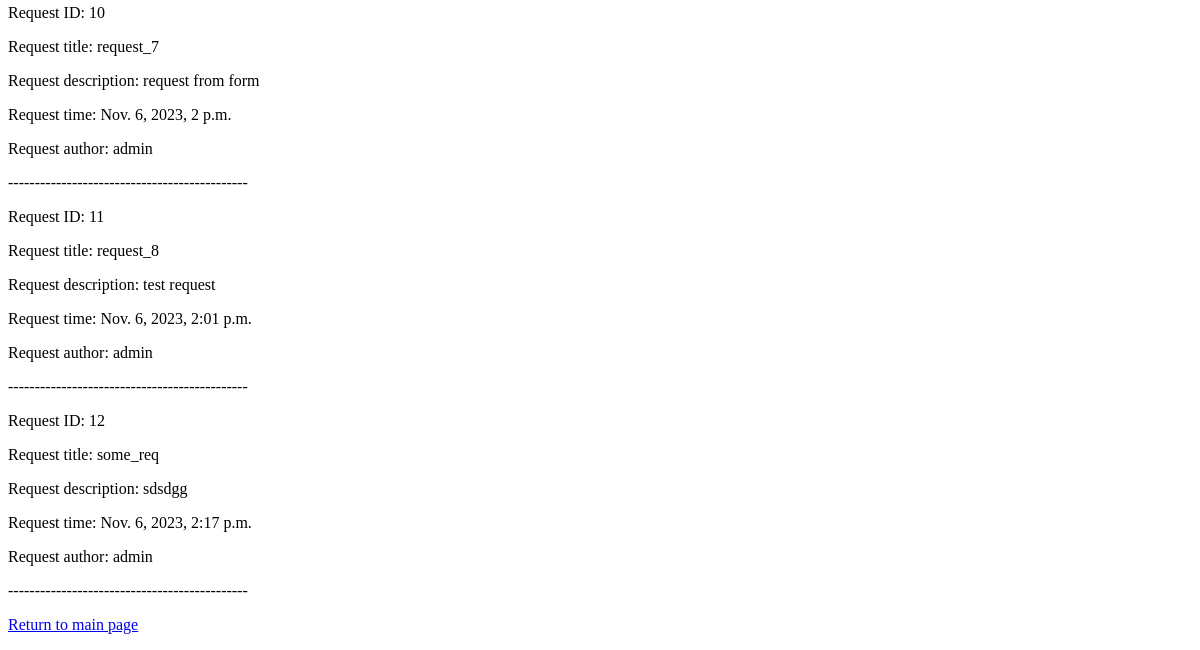
The app's page /requests/ (lower part), older data.
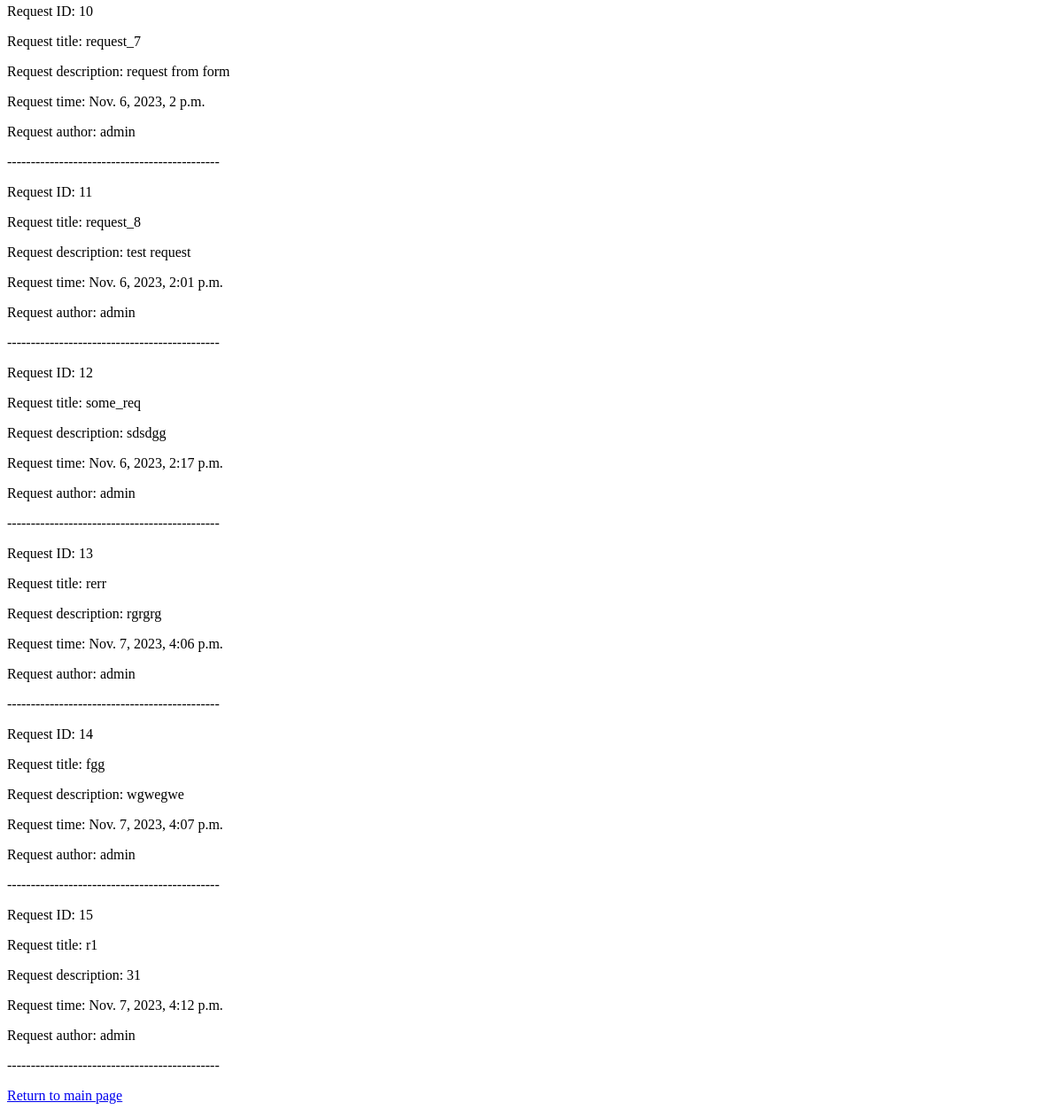
The same page, newer data.
### SomeRequests/models.py (models this page shows, shortened)
class UserRequest(models.Model):
    title = models.CharField(max_length=100)
    description = models.TextField(blank=True, null=False)
    created_at = models.DateTimeField(auto_now_add=True)
    user = models.ForeignKey(User, on_delete=models.PROTECT)

### SomeRequests/views.py (the view)
# urls.py: path('requests/', view_requests, name='requests'),
def view_requests(request: HttpRequest) -> HttpResponse:
    context = {
        'requests': UserRequest.objects.all()
    }
    return render(request, 'SomeRequests/view_requests.html', context=context)

### SomeRequests/templates/SomeRequests/view_requests.html (shortened to what this page needs)
{% extends "SomeRequests/base.html" %}
{% block body %}
    {% if request %}
    {% for request in requests %}
        <p>Request ID: {{request.pk}}</p>
        <p>Request title: {{request.title}}</p>
        <p>Request description: {{request.description}}</p>
        <p>Request time: {{request.created_at}}</p>
        <p>Request author: {{request.user.username}}</p>
        <p>---------------------------------------------</p>
    {% endfor %}
    {% else %}
        No requests yet
    {% endif %}
    <p>
        <a href="{% url 'SomeRequests:main_page' %}">
            Return to main page
        </a>
    </p>
{% endblock body %}

### SomeRequests/templates/SomeRequests/base.html (shortened to what this page needs)
<!DOCTYPE html>
<html lang="en">
<head>
</head>
<body>
      {% block body %}{% endblock %}
</body>
</html>

Row changes from the older to the newer data that the page shows:
added UserRequest: pk "13", title "rerr", description "rgrgrg", created_at "Nov. 7, 2023, 4:06 p.m.", user.username "admin"
added UserRequest: pk "14", title "fgg", description "wgwegwe", created_at "Nov. 7, 2023, 4:07 p.m.", user.username "admin"
added UserRequest: pk "15", title "r1", description "31", created_at "Nov. 7, 2023, 4:12 p.m.", user.username "admin"
